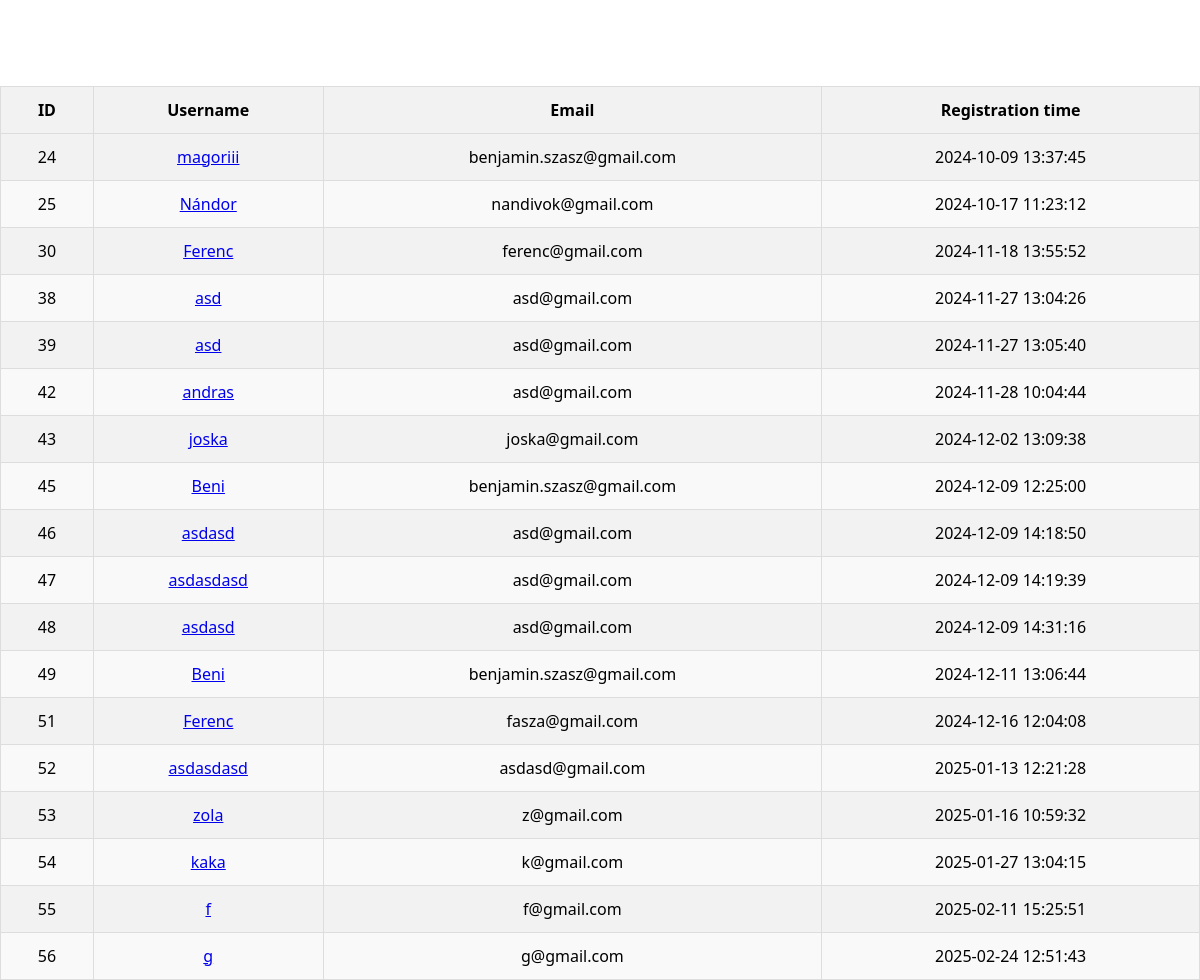
The app's page /kezelopult/users.php with its own data.
### tables this page shows
CREATE TABLE `user` (
  `uid` int(250) NOT NULL,
  `uname` varchar(250) NOT NULL,
  `uemail` varchar(250) NOT NULL,
  `upass` varchar(250) NOT NULL,
  `utime` datetime NOT NULL,
  `uproffkepnev` varchar(50) NOT NULL,
  `uproffkeredetikepnev` varchar(255) NOT NULL,
  `uip` varchar(250) NOT NULL,
  `usession` varchar(8) NOT NULL,
  `ustat` varchar(250) NOT NULL,
  `ucomm` text NOT NULL,
  `ubirtd` date NOT NULL
);

### kezelopult/users.php (the view, shortened to what this page needs)
<?php
$adb = mysqli_connect( "localhost", "root", "", "szb_registration" );
$query = "SELECT * FROM user";
$result = mysqli_query($adb, $query);
?>
<!DOCTYPE html>
<html lang="hu">
<head>
    <link rel="stylesheet" href="vizsgaremek/vizsga.css">
</head>
<body>
    <h1>Felhasználók listája</h1>
    <table>
        <thead>
            <tr>
                <th>ID</th>
                <th>Username</th>
                <th>Email</th>
                <th>Registration time</th>
            </tr>
        </thead>
        <tbody>
            <?php
            while ($row = mysqli_fetch_assoc($result)) {
                echo "<tr>";
                echo "<td>" . htmlspecialchars($row['uid']) . "</td>";
                echo "<td><a href='adatlap_form1.php?uid=" . urlencode($row['uid']) . "'>" . htmlspecialchars($row['uname']) . "</a></td>";
                echo "<td>" . htmlspecialchars($row['uemail']) . "</td>";
                echo "<td>" . htmlspecialchars($row['utime']) . "</td>";
                echo "</tr>";
            }
            ?>
        </tbody>
    </table>
</body>
</html>

### vizsga.css (style rules this page uses)
body { background-image: url("kepek/hatter3.jpeg"); background-size:cover; font-family:'Segoe UI', Tahoma, Geneva, Verdana, sans-serif; margin : 0 ; }

### kezelopult/users.php (style rules this page uses)
body { background-image: url("../kepek/hatter3.jpeg"); }
h1 { color: white; }
table { background-color: #f2f2f2; width: 100%; border-collapse: collapse; margin-top: 20px; }
table, th, td { border: 1px solid #ddd; }
th, td { padding: 12px; text-align: center; }
th { background-color: #f2f2f2; font-weight: bold; }
tr:nth-child(even) { background-color: #f9f9f9; }
h1 { text-align: center ; }

### records on screen
user: uid "24", uname "magoriii", uemail "benjamin.szasz@gmail.com", utime "2024-10-09 13:37:45"
user: uid "25", uname "Nándor", uemail "nandivok@gmail.com", utime "2024-10-17 11:23:12"
user: uid "30", uname "Ferenc", uemail "ferenc@gmail.com", utime "2024-11-18 13:55:52"
user: uid "38", uname "asd", uemail "asd@gmail.com", utime "2024-11-27 13:04:26"
user: uid "39", uname "asd", uemail "asd@gmail.com", utime "2024-11-27 13:05:40"
user: uid "42", uname "andras", uemail "asd@gmail.com", utime "2024-11-28 10:04:44"
user: uid "43", uname "joska", uemail "joska@gmail.com", utime "2024-12-02 13:09:38"
user: uid "45", uname "Beni", uemail "benjamin.szasz@gmail.com", utime "2024-12-09 12:25:00"
user: uid "46", uname "asdasd", uemail "asd@gmail.com", utime "2024-12-09 14:18:50"
user: uid "47", uname "asdasdasd", uemail "asd@gmail.com", utime "2024-12-09 14:19:39"
user: uid "48", uname "asdasd", uemail "asd@gmail.com", utime "2024-12-09 14:31:16"
user: uid "49", uname "Beni", uemail "benjamin.szasz@gmail.com", utime "2024-12-11 13:06:44"
user: uid "51", uname "Ferenc", uemail "fasza@gmail.com", utime "2024-12-16 12:04:08"
user: uid "52", uname "asdasdasd", uemail "asdasd@gmail.com", utime "2025-01-13 12:21:28"
user: uid "53", uname "zola", uemail "z@gmail.com", utime "2025-01-16 10:59:32"
user: uid "54", uname "kaka", uemail "k@gmail.com", utime "2025-01-27 13:04:15"
user: uid "55", uname "f", uemail "f@gmail.com", utime "2025-02-11 15:25:51"
user: uid "56", uname "g", uemail "g@gmail.com", utime "2025-02-24 12:51:43"
